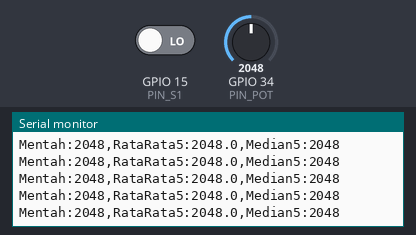
The sketch below on a simulated ESP32. Shown: the last lines printed to the serial monitor. The test bench sets the inputs (shaded band); at power-on: GPIO 34 (PIN_POT) = 2048, GPIO 15 (PIN_S1) LOW.

Above: at 1.2 s.
1.3 s: GPIO 34 (PIN_POT) set to 2866
At 2.4 s:
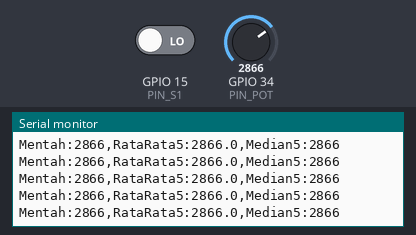
2.8 s: GPIO 15 (PIN_S1) driven HIGH
4.3 s: GPIO 34 (PIN_POT) set to 3603
At 5.0 s:
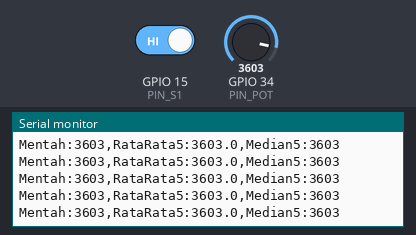
Timing chart, 0 to 7.3 s (numbered marks = the images above; inputs shaded):
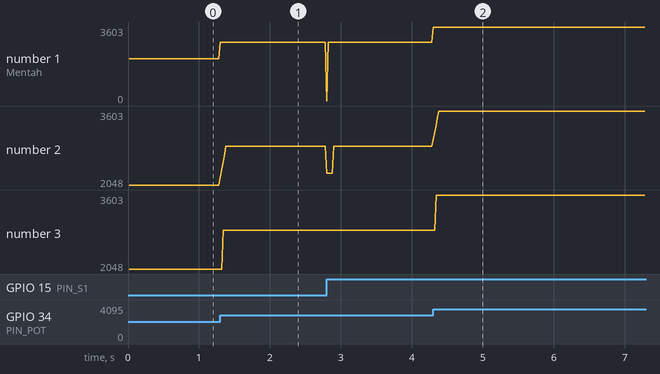

Measured:
- after the input at 1.3 s, the serial monitor: prints a new line at once (image 1)
- after the input at 4.3 s, the serial monitor: prints a new line at once (image 2)
- plotted number 1: 2048 → 2866 after the input at 1.3 s, 2866 → 3603 after the input at 4.3 s
- plotted number 2: 2048 → 2866 after the input at 1.3 s, 2866 → 3603 after the input at 4.3 s
- plotted number 3: 2048 → 2866 after the input at 1.3 s, 2866 → 3603 after the input at 4.3 s

The sketch:

p3_median_lonjakan.ino
```cpp
/*
 * BAB 34 - Program 3: Filter Median Melawan Lonjakan
 * Membaca potensiometer setiap 20 ms tanpa delay(). Setiap kali tombol S1
 * ditekan, satu sampel diganti dengan "lonjakan" buatan (4095 atau 0).
 * Serial Plotter menampilkan nilai mentah, rata-rata 5 sampel terakhir,
 * dan median 5 sampel terakhir.
 * Buka Tools → Serial Plotter, lalu pilih baud 115200.
 *
 * Rangkaian: VR10K (potensiometer) → IO34, SW1 (tombol S1) → IO15
 */

#define PIN_POT 34  // potensiometer (VR10K) → IO34
#define PIN_S1  15  // tombol S1 → IO15; ditekan = HIGH (pull-down 10 kΩ di PCB)

const int N_JENDELA = 5;        // rata-rata dan median dari 5 sampel terakhir
const int JUMLAH_LONJAKAN = 1;  // berapa sampel berturut-turut yang dirusak setiap S1 ditekan

// Timer serbaguna dari BAB 16
struct Timer {
  unsigned long interval;   // ms
  unsigned long waktuLalu;  // hasil millis() saat terakhir dijalankan

  bool sudahWaktunya(unsigned long sekarang) {
    if (sekarang - waktuLalu >= interval) {
      waktuLalu = sekarang;
      return true;
    }
    return false;
  }
};

Timer timerSampel = {20, 0};  // 50 sampel per detik

int jendela[N_JENDELA];  // 5 sampel terakhir (buffer melingkar)
int posisi = 0;          // kursi yang akan ditimpa berikutnya

int sisaLonjakan = 0;           // berapa sampel lagi yang harus dirusak
bool tombolSebelumnya = false;  // keadaan S1 pada sampel sebelumnya

float hitungRataRata() {
  long jumlah = 0;
  for (int i = 0; i < N_JENDELA; i++) {
    jumlah = jumlah + jendela[i];
  }
  return (float)jumlah / N_JENDELA;
}

int hitungMedian() {
  // Salin dulu ke array lain, supaya isi buffer melingkar tidak ikut teracak
  int urut[N_JENDELA];
  for (int i = 0; i < N_JENDELA; i++) {
    urut[i] = jendela[i];
  }
  // Insertion sort: sisipkan setiap angka ke tempat yang tepat di antara angka sebelumnya
  for (int i = 1; i < N_JENDELA; i++) {
    int kunci = urut[i];
    int j = i - 1;
    while (j >= 0 && urut[j] > kunci) {
      urut[j + 1] = urut[j];  // geser angka yang lebih besar satu tempat ke kanan
      j = j - 1;
    }
    urut[j + 1] = kunci;
  }
  return urut[N_JENDELA / 2];  // nilai tengah: indeks 2 dari 0-4
}

void setup() {
  Serial.begin(115200);
  pinMode(PIN_S1, INPUT);  // INPUT biasa: pull-down sudah ada di PCB kit

  int nilaiAwal = analogRead(PIN_POT);
  for (int i = 0; i < N_JENDELA; i++) {
    jendela[i] = nilaiAwal;  // isi semua kursi supaya awal grafik tidak melonjak dari 0
  }
  // Sengaja tidak mencetak judul: Serial Plotter menganggap setiap baris sebagai data grafik.
}

void loop() {
  unsigned long sekarang = millis();

  if (timerSampel.sudahWaktunya(sekarang)) {
    // 1. Deteksi momen S1 mulai ditekan (dari LOW menjadi HIGH)
    bool tombolSekarang = (digitalRead(PIN_S1) == HIGH);
    if (tombolSekarang && !tombolSebelumnya) {
      sisaLonjakan = JUMLAH_LONJAKAN;
    }
    tombolSebelumnya = tombolSekarang;

    // 2. Baca sensor; rusak sampelnya kalau masih ada jatah lonjakan
    int mentah = analogRead(PIN_POT);
    if (sisaLonjakan > 0) {
      mentah = (mentah < 2048) ? 4095 : 0;  // lompat ke ujung yang berlawanan
      sisaLonjakan = sisaLonjakan - 1;
    }

    // 3. Simpan ke buffer melingkar, lalu hitung kedua filter
    jendela[posisi] = mentah;
    posisi = (posisi + 1) % N_JENDELA;

    Serial.printf("Mentah:%d,RataRata5:%.1f,Median5:%d\n",
                  mentah, hitungRataRata(), hitungMedian());
  }
}
```
